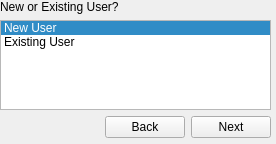
<?xml version="1.0" encoding="UTF-8"?>
<ui version="4.0">
 <class>Form</class>
 <widget class="QWidget" name="Form">
  <property name="geometry">
   <rect>
    <x>0</x>
    <y>0</y>
    <width>276</width>
    <height>144</height>
   </rect>
  </property>
  <property name="windowTitle">
   <string> </string>
  </property>
  <widget class="QWidget" name="gridLayoutWidget">
   <property name="geometry">
    <rect>
     <x>0</x>
     <y>0</y>
     <width>271</width>
     <height>138</height>
    </rect>
   </property>
   <layout class="QGridLayout" name="gridLayout">
    <item row="0" column="0">
     <widget class="QLabel" name="label">
      <property name="text">
       <string>New or Existing User?</string>
      </property>
     </widget>
    </item>
    <item row="2" column="0">
     <layout class="QHBoxLayout" name="horizontalLayout">
      <item>
       <spacer name="horizontalSpacer">
        <property name="orientation">
         <enum>Qt::Horizontal</enum>
        </property>
        <property name="sizeHint" stdset="0">
         <size>
          <width>40</width>
          <height>20</height>
         </size>
        </property>
       </spacer>
      </item>
      <item>
       <widget class="QPushButton" name="exitButton">
        <property name="text">
         <string>Back</string>
        </property>
       </widget>
      </item>
      <item>
       <widget class="QPushButton" name="selectButton">
        <property name="text">
         <string>Next</string>
        </property>
       </widget>
      </item>
     </layout>
    </item>
    <item row="1" column="0">
     <widget class="QListWidget" name="listWidget">
      <property name="currentRow">
       <number>0</number>
      </property>
      <item>
       <property name="text">
        <string>New User</string>
       </property>
      </item>
      <item>
       <property name="text">
        <string>Existing User</string>
       </property>
      </item>
     </widget>
    </item>
   </layout>
  </widget>
 </widget>
 <resources/>
 <connections/>
</ui>
